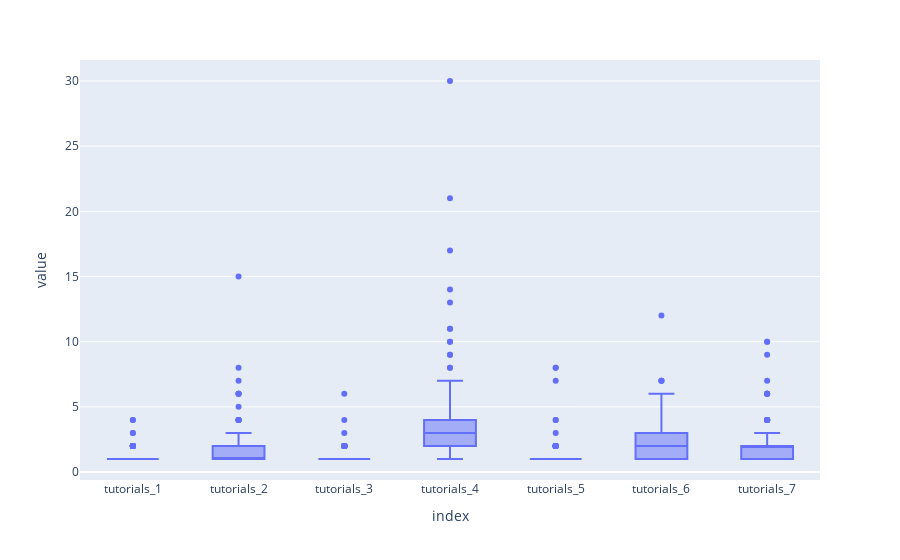
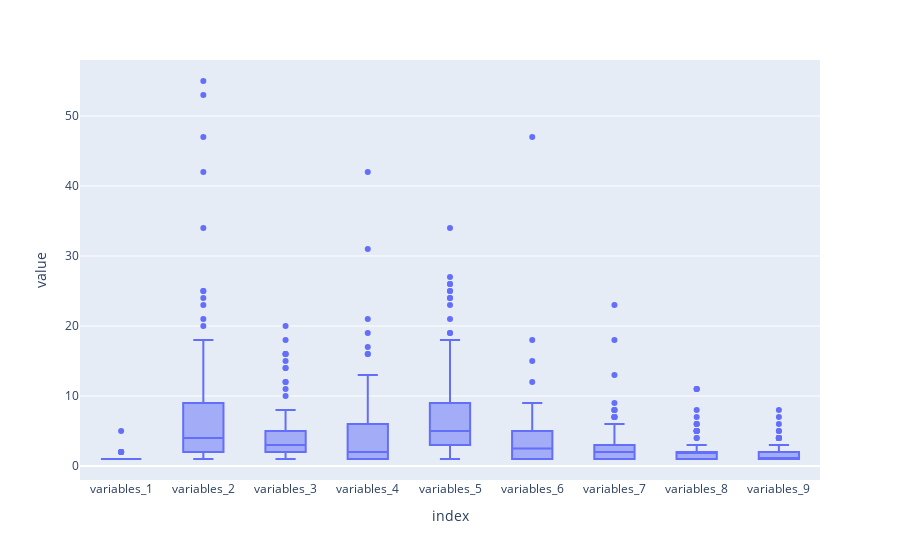
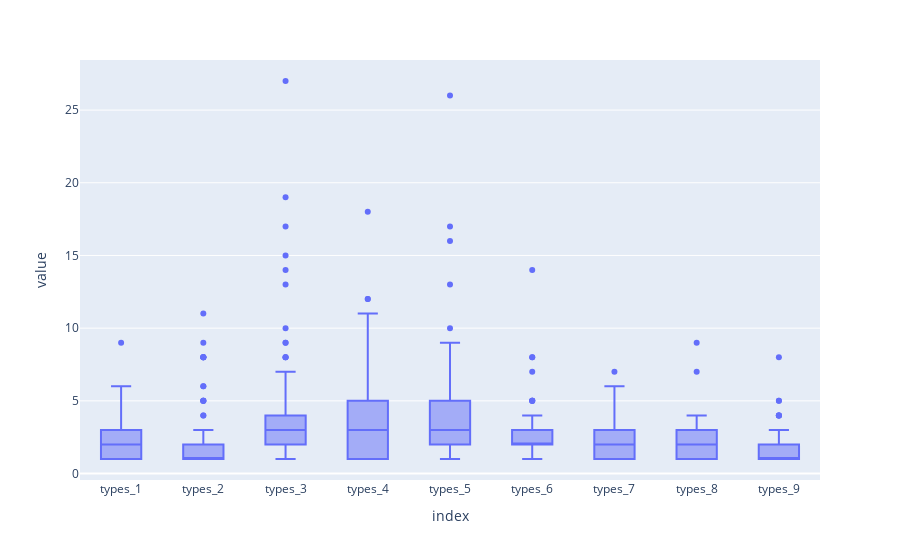
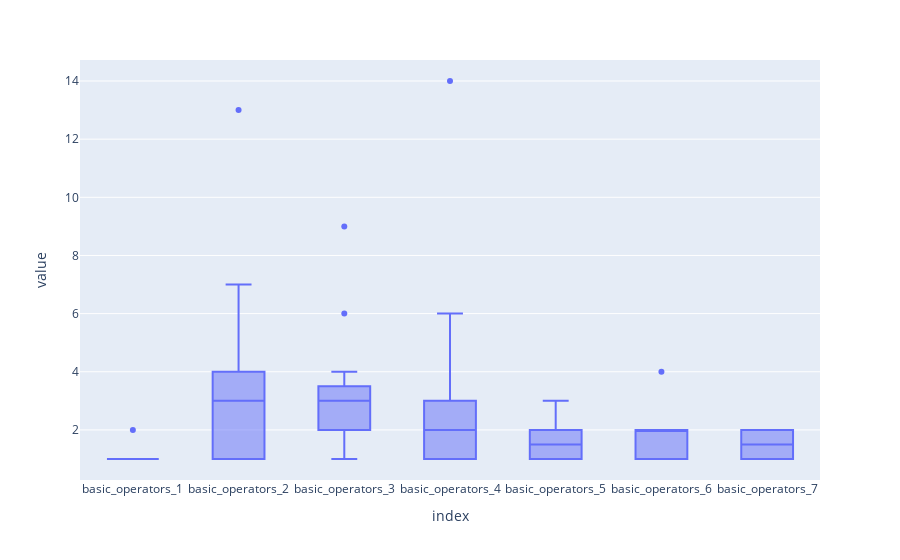

Notebook source saved alongside these figures, in order:
### Code cell
import plotly.express as px

def create_boxplots3(data_dict):
    categorias = defaultdict(defaultdict)
    for d in data_dict:
        categorias[d.split("_")[0]][d] = data_dict[d]

    boxplots = []
    for c in categorias:
        df = pd.DataFrame.from_dict(categorias[c], orient="index")
        df = df.reset_index()
        df_melted = df.melt(id_vars=['index'], var_name='player', value_name='value')

        # create boxplot
        fig = px.box(df_melted, x='index', y='value', hover_data=['player'])
        #fig.write_json("./plots/"+c+".json")
        fig.show()
        boxplots.append(fig)
        
    
    return boxplots    

boxs= create_boxplots3(intentosListNombres)

### Figure 1 — Plotly figure (JSON) as saved in the notebook; plotly's stock layout.template omitted (floating-point values rounded to 4 significant figures; data arrays with more than 128 entries replaced by an {"elided": "..."} marker saying what was removed)
{"data": [{"alignmentgroup": "True", "customdata": {"elided": "1015x1 str values"}, "hovertemplate": "index=%{x}<br>value=%{y}<br>player=%{customdata[0]}<extra></extra>", "legendgroup": "", "marker": {"color": "#636efa"}, "name": "", "notched": false, "offsetgroup": "", "orientation": "v", "showlegend": false, "type": "box", "x": {"elided": "1015 str values"}, "x0": " ", "xaxis": "x", "y": {"elided": "1015 int values"}, "y0": " ", "yaxis": "y"}], "layout": {"boxmode": "group", "legend": {"tracegroupgap": 0}, "margin": {"t": 60}, "xaxis": {"anchor": "y", "domain": [0, 1], "title": {"text": "index"}}, "yaxis": {"anchor": "x", "domain": [0, 1], "title": {"text": "value"}}}}

### Figure 2 — Plotly figure (JSON) as saved in the notebook; plotly's stock layout.template omitted (floating-point values rounded to 4 significant figures; data arrays with more than 128 entries replaced by an {"elided": "..."} marker saying what was removed)
{"data": [{"alignmentgroup": "True", "customdata": {"elided": "1287x1 str values"}, "hovertemplate": "index=%{x}<br>value=%{y}<br>player=%{customdata[0]}<extra></extra>", "legendgroup": "", "marker": {"color": "#636efa"}, "name": "", "notched": false, "offsetgroup": "", "orientation": "v", "showlegend": false, "type": "box", "x": {"elided": "1287 str values"}, "x0": " ", "xaxis": "x", "y": {"elided": "1287 int values"}, "y0": " ", "yaxis": "y"}], "layout": {"boxmode": "group", "legend": {"tracegroupgap": 0}, "margin": {"t": 60}, "xaxis": {"anchor": "y", "domain": [0, 1], "title": {"text": "index"}}, "yaxis": {"anchor": "x", "domain": [0, 1], "title": {"text": "value"}}}}

### Figure 3 — Plotly figure (JSON) as saved in the notebook; plotly's stock layout.template omitted (floating-point values rounded to 4 significant figures; data arrays with more than 128 entries replaced by an {"elided": "..."} marker saying what was removed)
{"data": [{"alignmentgroup": "True", "customdata": {"elided": "1017x1 str values"}, "hovertemplate": "index=%{x}<br>value=%{y}<br>player=%{customdata[0]}<extra></extra>", "legendgroup": "", "marker": {"color": "#636efa"}, "name": "", "notched": false, "offsetgroup": "", "orientation": "v", "showlegend": false, "type": "box", "x": {"elided": "1017 str values"}, "x0": " ", "xaxis": "x", "y": {"elided": "1017 int values"}, "y0": " ", "yaxis": "y"}], "layout": {"boxmode": "group", "legend": {"tracegroupgap": 0}, "margin": {"t": 60}, "xaxis": {"anchor": "y", "domain": [0, 1], "title": {"text": "index"}}, "yaxis": {"anchor": "x", "domain": [0, 1], "title": {"text": "value"}}}}

### Figure 4 — Plotly figure (JSON) as saved in the notebook; plotly's stock layout.template omitted (floating-point values rounded to 4 significant figures; data arrays with more than 128 entries replaced by an {"elided": "..."} marker saying what was removed)
{"data": [{"alignmentgroup": "True", "customdata": {"elided": "217x1 str values"}, "hovertemplate": "index=%{x}<br>value=%{y}<br>player=%{customdata[0]}<extra></extra>", "legendgroup": "", "marker": {"color": "#636efa"}, "name": "", "notched": false, "offsetgroup": "", "orientation": "v", "showlegend": false, "type": "box", "x": {"elided": "217 str values"}, "x0": " ", "xaxis": "x", "y": {"elided": "217 int values"}, "y0": " ", "yaxis": "y"}], "layout": {"boxmode": "group", "legend": {"tracegroupgap": 0}, "margin": {"t": 60}, "xaxis": {"anchor": "y", "domain": [0, 1], "title": {"text": "index"}}, "yaxis": {"anchor": "x", "domain": [0, 1], "title": {"text": "value"}}}}
